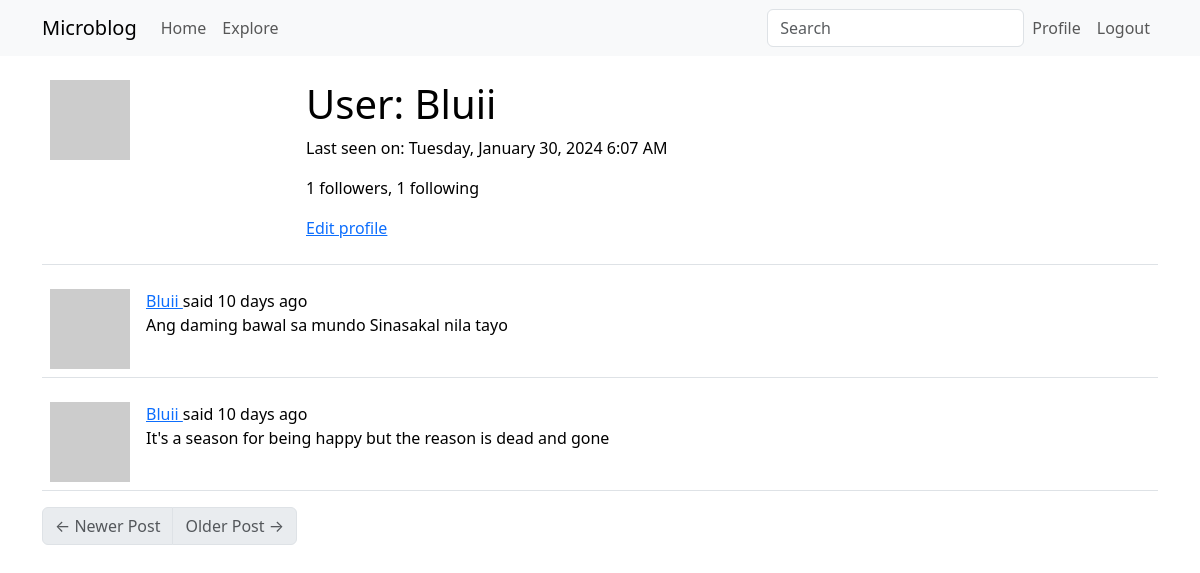
/user/Bluii (signed in), run on an earlier commit of the app's database.
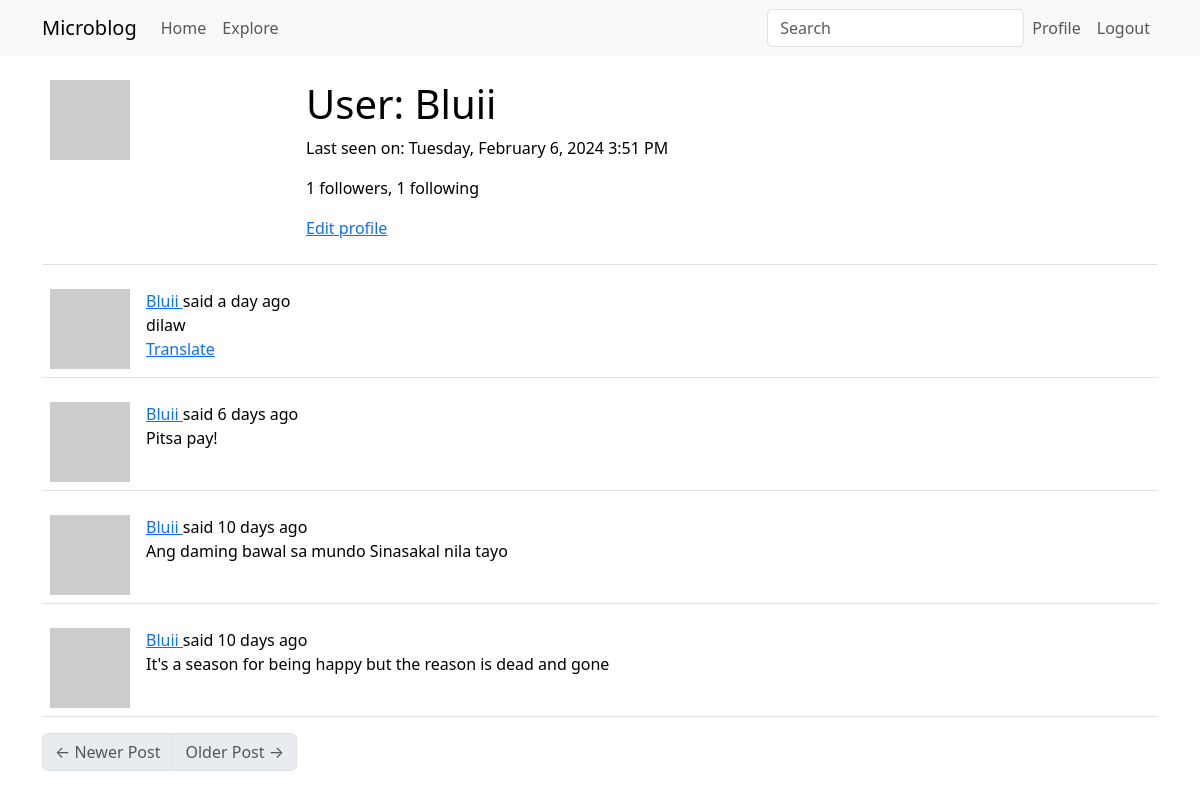
And on a later commit of the database.
### app/models.py (models this page shows, shortened)
class User(UserMixin, db.Model):
    id: so.Mapped[int] = so.mapped_column(primary_key=True)
    username: so.Mapped[str] = so.mapped_column(sa.String(64), index=True, unique=True)
    email: so.Mapped[str] = so.mapped_column(sa.String(120), index=True, unique=True)
    password_hash: so.Mapped[Optional[str]] = so.mapped_column(sa.String(256))
    posts: so.WriteOnlyMapped['Post'] = so.relationship(back_populates='author')
    about_me: so.Mapped[Optional[str]] = so.mapped_column(sa.String(140))
    last_seen: so.Mapped[Optional[datetime]] = so.mapped_column(default=lambda: datetime.now(timezone.utc))
    following: so.WriteOnlyMapped['User'] = so.relationship(secondary=followers, primaryjoin=(followers.c.follower_id == id),
                                                            secondaryjoin=(followers.c.followed_id == id),
                                                            back_populates='followers')
    followers: so.WriteOnlyMapped['User'] = so.relationship(secondary=followers, primaryjoin=(followers.c.followed_id == id),
                                                            secondaryjoin=(followers.c.follower_id == id),
                                                            back_populates='following')
    def avatar(self, size):
        digest = md5(self.email.lower().encode('utf-8')).hexdigest()
        return f'https://www.gravatar.com/avatar/{digest}?d=identicon&s={size}'
    def followers_count(self):
        query = sa.select(sa.func.count()).select_from(self.followers.select().subquery())
        return db.session.scalar(query)
    def following_count(self):
        query = sa.select(sa.func.count()).select_from(self.following.select().subquery())
        return db.session.scalar(query)

class SearchableMixin(object):
    @classmethod
    def before_commit(cls, session):
        session._changes = {
            'add':  list(session.new),
            'update': list(session.dirty),
            'delete': list(session.deleted)
        }
    @classmethod
    def after_commit(cls, session):
        for obj in session._changes['add']:
            if isinstance(obj, SearchableMixin):
                add_to_index(obj.__tablename__, obj)
        for obj in session._changes['update']:
            if isinstance(obj, SearchableMixin):
                add_to_index(obj.__tablename__, obj)
        for obj in session._changes['delete']:
            if isinstance(obj, SearchableMixin):
                remove_from_index(obj.__tablename__, obj)
        session._changes = None

class Post(SearchableMixin, db.Model):
    __searchable__ = ['body']
    id: so.Mapped[int] = so.mapped_column(primary_key=True)
    body: so.Mapped[str] = so.mapped_column(sa.String(140))
    timestamp: so.Mapped[datetime] = so.mapped_column(index=True, default=lambda: datetime.now(timezone.utc))
    user_id: so.Mapped[int] = so.mapped_column(sa.ForeignKey(User.id), index=True)
    author: so.Mapped[User] = so.relationship(back_populates='posts')
    language: so.Mapped[Optional[str]] = so.mapped_column(sa.String(5))
    @login.user_loader
    def load_user(id):
        return db.session.get(User, int(id))

### app/main/routes.py (the view)
@bp.route('/user/<username>')
@login_required
def user(username):
    user = db.first_or_404(sa.select(User).where(User.username == username))
    page = request.args.get('page', 1, type=int)
    query = user.posts.select().order_by(Post.timestamp.desc())
    posts = db.paginate(query, page=page, per_page=current_app.config['POSTS_PER_PAGE'], error_out=False)
    next_url = url_for('main.user', username=user.username, page=posts.next_num)\
        if posts.has_next else None
    prev_url = url_for('main.user', username=user.username, page=posts.prev_num)\
        if posts.has_prev else None
    form = EmptyForm()
    return render_template('user.html', user=user, posts=posts.items, next_url=next_url, prev_url=prev_url, form=form)

### app/main/forms.py
class SearchForm(FlaskForm):
    q = StringField(_l('Search'), validators=[DataRequired()])
    def __init__(self, *args, **kwargs):
        if 'formdata' not in kwargs:
            kwargs['formdata'] = request.args
        if 'meta' not in kwargs:
            kwargs['meta'] = {'csrf': False}
        super(SearchForm, self).__init__(*args, **kwargs)

class EmptyForm(FlaskForm):
    submit = SubmitField('Submit')

### app/main/routes.py (called while the page is built)
@bp.before_app_request
def before_request():
    if current_user.is_authenticated:
        current_user.last_seen = datetime.now(timezone.utc)
        db.session.commit()
        g.search_form = SearchForm()
    g.locale = str(get_locale())

### app/templates/user.html (shortened to what this page needs)
{% extends "base.html" %}
{% block content %}
    <table class="table table-hover">
        <tr>
            <td width="256px"><img src="{{ user.avatar(256) }}"></td>
            <td>
                <h1>{{ _('User') }}: {{ user.username }}</h1>
                {% if user.last_seen %}
                <p>{{ _('Last seen on') }}: {{ moment(user.last_seen).format('LLLL') }}</p>{% endif %}
                <p>{{ _('%(count)d followers', count=user.followers_count()) }}, {{ _('%(count)d following', count=user.following_count()) }}</p>
                {% if user == current_user %}
                <p><a href="{{ url_for('main.edit_profile') }}">{{ _('Edit profile') }}</a></p>
                {% endif %}
            </td>
        </tr>
    </table>
    {% for post in posts %}
        {% include '_post.html' %}
    {% endfor %}
    <nav aria-label="Post navigation">
        <ul class="pagination">
            <li class="page-item{% if not prev_url %} disabled{% endif %}">
                <a class="page-link" href="{{ prev_url }}">
                    <span aria-hidden="true">&larr;</span> {{ _('Newer Post') }}
                </a>
            </li>
            <li class="page-item{% if not next_url %} disabled{% endif %}">
                <a class="page-link" href="{{ next_url }}">
                    {{ _('Older Post') }} <span aria-hidden="true">&rarr;</span>
                </a>
            </li>
        </ul>
    </nav>
{% endblock %}

### app/templates/base.html (shortened to what this page needs)
<!DOCTYPE html>
<html lang="en">
    <head>
        <link
            href="https://cdn.jsdelivr.net/npm/bootstrap@5.3.2/dist/css/bootstrap.min.css"
            rel="stylesheet"
>
    </head>
    <body>
        <nav class="navbar navbar-expand-lg bg-body-tertiary">
        <div class="container">
            <a class="navbar-brand" href="{{ url_for('main.index') }}">Microblog</a>
            <div class="collapse navbar-collapse" id="navbarSupportedContent">
                <ul class="navbar-nav me-auto mb-2 mb-lg-0">
                    <li class="nav-item">
                        <a class="nav-link" aria-current="page" href="{{ url_for('main.index' )}}">{{ _('Home') }}</a>
                    </li>
                    <li class="nav-item">
                        <a class="nav-link" aria-current="page" href="{{ url_for('main.explore' )}}">{{ _('Explore') }}</a>
                    </li>
                </ul>
                {% if g.search_form %}
                <form class="navbar-form navbar-left" method="get"
                        action="{{ url_for('main.search') }}">
                    <div class="form-group">
                        {{ g.search_form.q(size=20, class='form-control',
                            placeholder=g.search_form.q.label.text) }}
                    </div>
                </form>
                {% endif %}
                <ul class="navbar-nav mb-2 mb-lg-0">
                    {% if current_user.is_anonymous %}
                    <li class="nav-item">
                        <a class="nav-link" aria-current="page" href="{{ url_for('auth.login') }}">{{ _('Login') }}</a>
                    </li>
                    {% else %}
                    <li class="nav-item">
                        <a class="nav-link" aria-current="page" href="{{ url_for('main.user', username=current_user.username) }}">{{ _('Profile') }}</a>
                    </li>
                    <li class="nav-item">
                        <a class="nav-link" aria-current="page" href="{{ url_for('auth.logout') }}">{{ _('Logout') }}</a>
                    </li>
                    {% endif %}
                </ul>
            </div>
        </div>
        </nav>
        <div class="container mt-3">
            {% block content %}{% endblock %}
        </div>
    </body>
</html>

### app/templates/_post.html (shortened to what this page needs)
<table class="table table-hover">
    <tr>
        <td width="50px">
            <a href="{{ url_for('main.user', username=post.author.username) }}">
                <img src="{{ post.author.avatar(50) }}" />
            </a>
        </td>
        <td>
            {{ _('%(username)s said %(when)s',
                username=user_link, when=moment(post.timestamp).fromNow()) }}
            <br>
            <span id="post{{ post.id }}">{{ post.body }}</span>
            {% if post.language and post.language != g.locale %}
            <br>
            <span id="translation{{ post.id }}">
            <a href="javascript:translate(
                        'post{{ post.id }}',
                        'translation{{ post.id }}',
                        '{{ post.language }}'
                        '{{ g.locale }}')">{{ _('Translate') }}</a>
            </span>
            {% endif %}
        </td>
    </tr>
</table>

What changed in the data, as far as the page shows it:
changed User "Bluii": last_seen "Tuesday, January 30, 2024 6:07 AM" → "Tuesday, February 6, 2024 3:51 PM"
added Post: body "dilaw"
added Post: body "Pitsa pay!"
